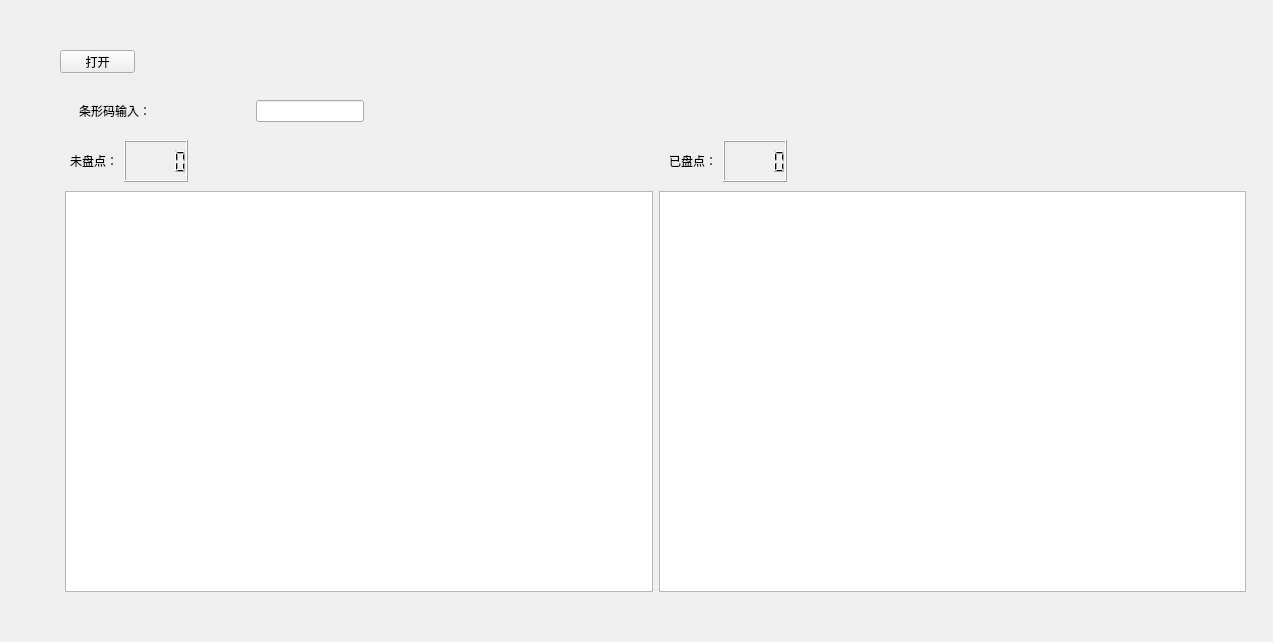
<?xml version="1.0" encoding="UTF-8"?>
<ui version="4.0">
 <class>Widget</class>
 <widget class="QWidget" name="Widget">
  <property name="geometry">
   <rect>
    <x>0</x>
    <y>0</y>
    <width>1273</width>
    <height>642</height>
   </rect>
  </property>
  <property name="windowTitle">
   <string>ZMC固定资产盘点系统</string>
  </property>
  <property name="windowIcon">
   <iconset>
    <normaloff>logo.png</normaloff>logo.png</iconset>
  </property>
  <widget class="QPushButton" name="openpushButton">
   <property name="geometry">
    <rect>
     <x>60</x>
     <y>50</y>
     <width>75</width>
     <height>23</height>
    </rect>
   </property>
   <property name="text">
    <string>打开</string>
   </property>
  </widget>
  <widget class="QWidget" name="layoutWidget">
   <property name="geometry">
    <rect>
     <x>20</x>
     <y>90</y>
     <width>403</width>
     <height>42</height>
    </rect>
   </property>
   <layout class="QHBoxLayout" name="horizontalLayout">
    <item>
     <spacer name="horizontalSpacer_6">
      <property name="orientation">
       <enum>Qt::Horizontal</enum>
      </property>
      <property name="sizeHint" stdset="0">
       <size>
        <width>40</width>
        <height>20</height>
       </size>
      </property>
     </spacer>
    </item>
    <item>
     <widget class="QLabel" name="label">
      <property name="text">
       <string>条形码输入：</string>
      </property>
     </widget>
    </item>
    <item>
     <spacer name="verticalSpacer">
      <property name="orientation">
       <enum>Qt::Vertical</enum>
      </property>
      <property name="sizeHint" stdset="0">
       <size>
        <width>20</width>
        <height>40</height>
       </size>
      </property>
     </spacer>
    </item>
    <item>
     <spacer name="horizontalSpacer_4">
      <property name="orientation">
       <enum>Qt::Horizontal</enum>
      </property>
      <property name="sizeHint" stdset="0">
       <size>
        <width>40</width>
        <height>20</height>
       </size>
      </property>
     </spacer>
    </item>
    <item>
     <spacer name="verticalSpacer_2">
      <property name="orientation">
       <enum>Qt::Vertical</enum>
      </property>
      <property name="sizeHint" stdset="0">
       <size>
        <width>20</width>
        <height>40</height>
       </size>
      </property>
     </spacer>
    </item>
    <item>
     <widget class="QLineEdit" name="lineEdit"/>
    </item>
    <item>
     <spacer name="horizontalSpacer_7">
      <property name="orientation">
       <enum>Qt::Horizontal</enum>
      </property>
      <property name="sizeHint" stdset="0">
       <size>
        <width>40</width>
        <height>20</height>
       </size>
      </property>
     </spacer>
    </item>
   </layout>
  </widget>
  <widget class="QWidget" name="layoutWidget">
   <property name="geometry">
    <rect>
     <x>70</x>
     <y>140</y>
     <width>1171</width>
     <height>42</height>
    </rect>
   </property>
   <layout class="QHBoxLayout" name="horizontalLayout_2">
    <item>
     <widget class="QLabel" name="label_2">
      <property name="text">
       <string>未盘点：</string>
      </property>
     </widget>
    </item>
    <item>
     <widget class="QLCDNumber" name="lcdNumber"/>
    </item>
    <item>
     <spacer name="horizontalSpacer">
      <property name="orientation">
       <enum>Qt::Horizontal</enum>
      </property>
      <property name="sizeHint" stdset="0">
       <size>
        <width>40</width>
        <height>20</height>
       </size>
      </property>
     </spacer>
    </item>
    <item>
     <spacer name="verticalSpacer_3">
      <property name="orientation">
       <enum>Qt::Vertical</enum>
      </property>
      <property name="sizeHint" stdset="0">
       <size>
        <width>20</width>
        <height>40</height>
       </size>
      </property>
     </spacer>
    </item>
    <item>
     <widget class="QLabel" name="label_3">
      <property name="text">
       <string>已盘点：</string>
      </property>
     </widget>
    </item>
    <item>
     <widget class="QLCDNumber" name="lcdNumber_2"/>
    </item>
    <item>
     <spacer name="horizontalSpacer_3">
      <property name="orientation">
       <enum>Qt::Horizontal</enum>
      </property>
      <property name="sizeHint" stdset="0">
       <size>
        <width>40</width>
        <height>20</height>
       </size>
      </property>
     </spacer>
    </item>
   </layout>
  </widget>
  <widget class="QWidget" name="layoutWidget">
   <property name="geometry">
    <rect>
     <x>65</x>
     <y>191</y>
     <width>1181</width>
     <height>401</height>
    </rect>
   </property>
   <layout class="QHBoxLayout" name="horizontalLayout_3">
    <item>
     <widget class="QTableWidget" name="tableWidget"/>
    </item>
    <item>
     <widget class="QTableWidget" name="tableWidget_2"/>
    </item>
   </layout>
  </widget>
 </widget>
 <resources/>
 <connections/>
</ui>
